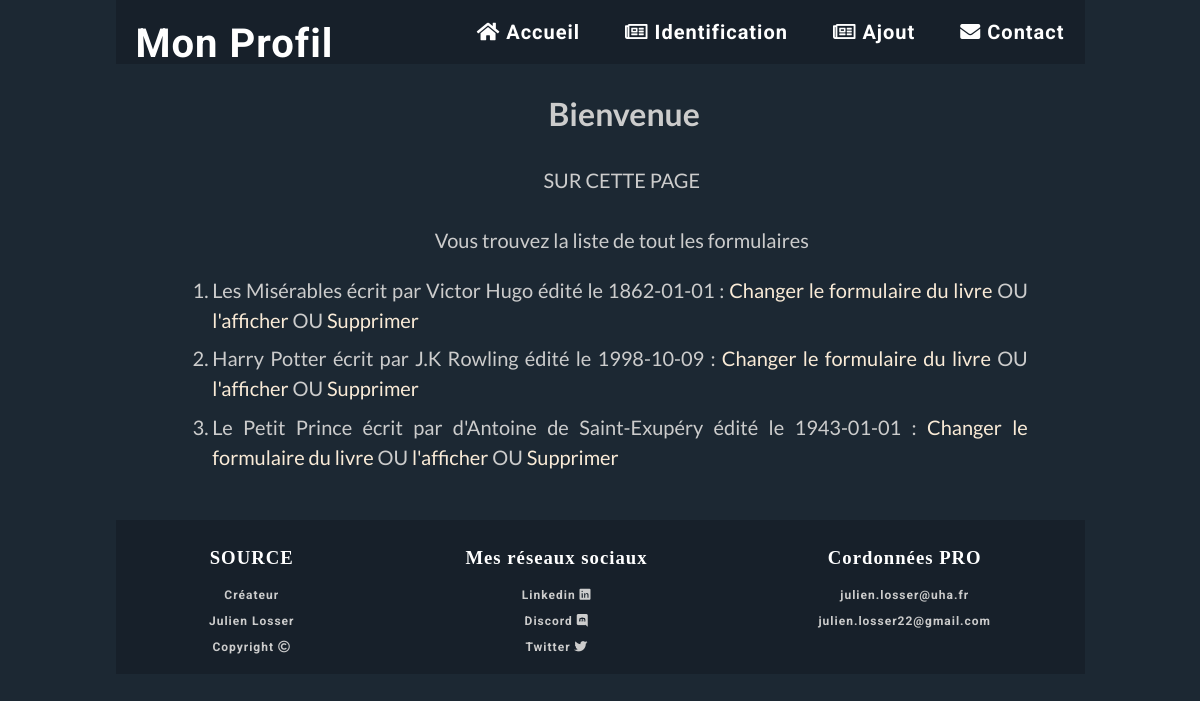
Before: / with the older database file.
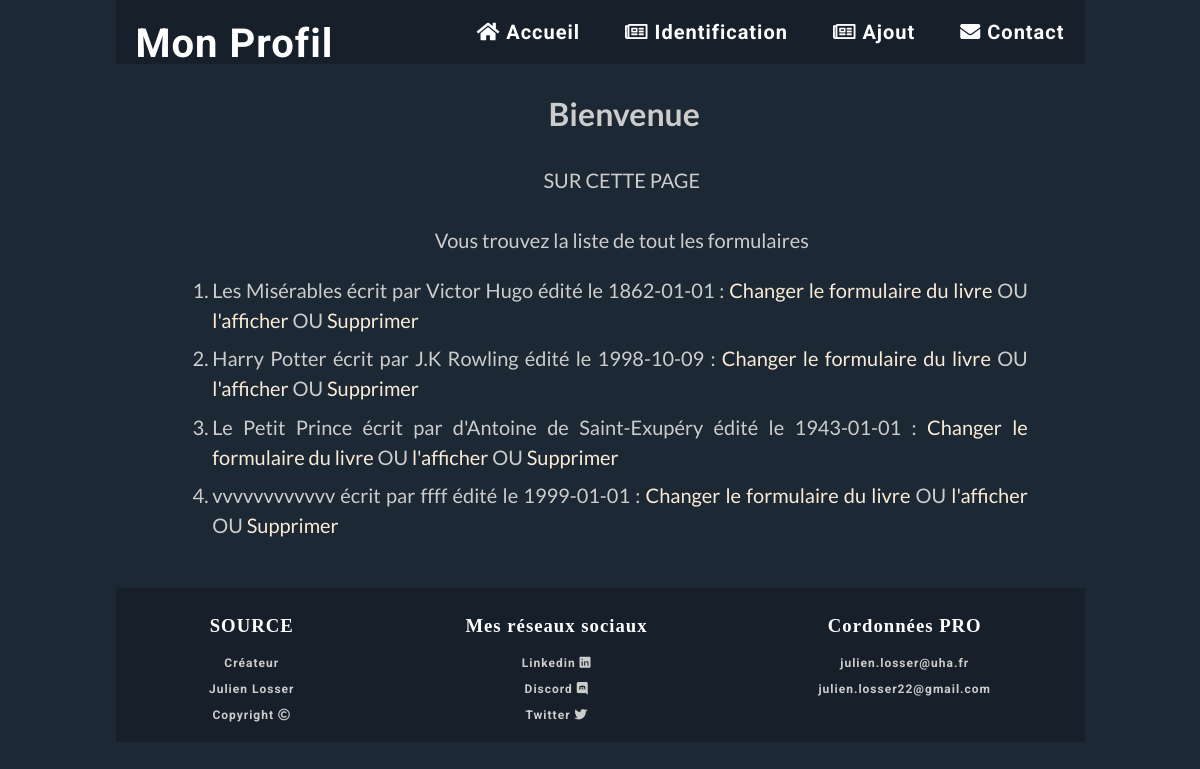
After: the same page with the newer database file.
### myfirstapp/models.py (models this page shows, shortened)
class Livre(models.Model): #déclare la classe Livre héritant de la classe Model, classe de base des modèles
    titre = models.CharField(max_length=100) # défini un champs de type texte de 100 caractères maximum
    auteur = models.CharField(max_length=100,null=True, blank=True)
    date_parution = models.DateField(blank=True, null=True) # champs de type date,pouvant être null ou ne pas être rempli
    nombre_pages = models.IntegerField(blank=False) # champs de type entier devant être obligatoirement rempli
    resume = models.TextField(max_length=1500, null=True, blank=True) # champs de type text long
    imaurl = models.URLField(max_length=300, null=True, blank=True)
    nom = models.ForeignKey("nom", on_delete=models.CASCADE,null=True,blank=True)
    def __str__(self):
        chaine = f"{self.titre} écrit par {self.auteur} édité le {self.date_parution}"
        return chaine

### myfirstapp/views.py (the view)
def index(request):
    liste = list(models.Livre.objects.all())
    return render(request,'myfirstapp/index.html',{"liste": liste})

### myfirstapp/templates/myfirstapp/index.html (shortened to what this page needs)
 {% extends 'myfirstapp/main.html' %}
 {% block content %}
    <h1 class="titre">Bienvenue</h1>
    <div class="texte">
        <p class="titre">SUR CETTE PAGE</p>
        <p class="titre">Vous trouvez la liste de tout les formulaires</p>
        <ol>{% for l in liste %}
            <li class="margin">{{l}} : <a href="/update/{{l.id}}/"> Changer le formulaire du livre</a>
                OU<a href="/affiche/{{l.id}}/"> l'afficher </a>
                OU<a href="/delete/{{l.id}}/"> Supprimer </a></li>
            {% endfor %}
        </ol>
    </div>
 {% endblock %}

Changed rows visible on the page:
added Livre: titre+auteur+date_parution "vvvvvvvvvvvv écrit par ffff édité le 1999-01-01"
